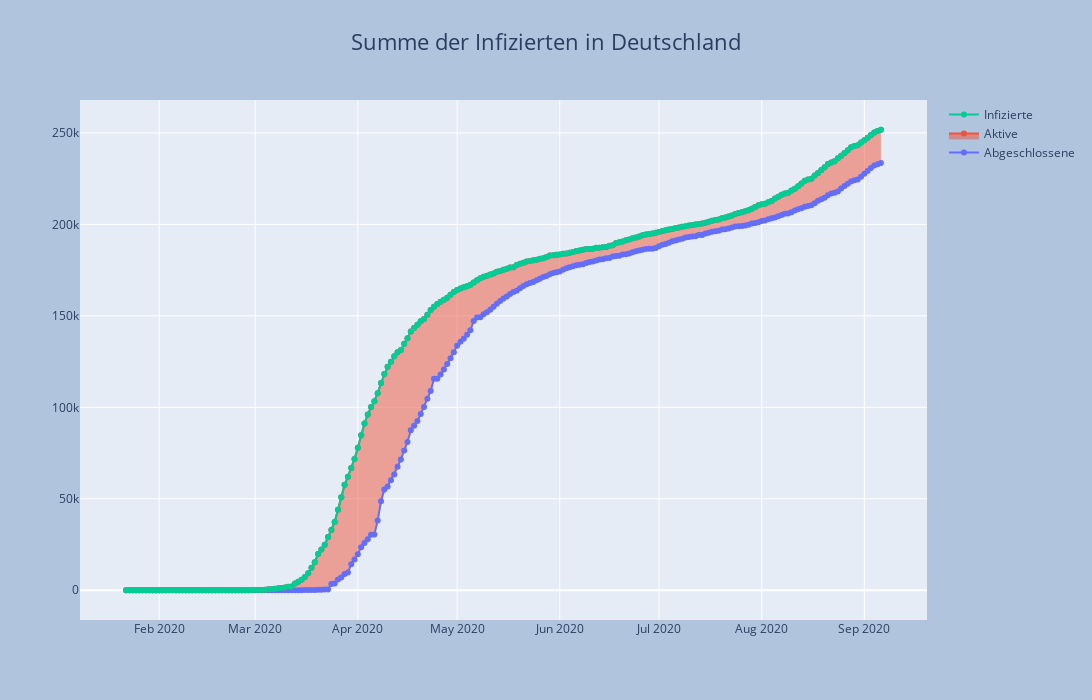

Notebook code cell kept with this figure:
### Markdown cell above
Die Anzahl der Infizierten Personen und Deutschland ist abhämgig von der Anzahl der getesteten Personen in Deutschland.

### Code cell
fig = go.Figure()
fig.add_trace(go.Scatter(x=df['datum'], y=df['gesundet']+df['tote'], mode='lines+markers', name='Abgeschlossene'))
fig.add_trace(go.Scatter(x=df['datum'], y=df['infiziert'], mode='lines+markers', name='Aktive', fill='tonexty'))
fig.add_trace(go.Scatter(x=df['datum'], y=df['infiziert'], mode='lines+markers', name='Infizierte'))
fig = plot_layout(fig, 'Summe der Infizierten in Deutschland')
fig.show()

### Figure 1 — Plotly figure (JSON) as saved in the notebook; plotly's stock layout.template omitted (floating-point values rounded to 4 significant figures; data arrays with more than 128 entries replaced by an {"elided": "..."} marker saying what was removed)
{"data": [{"mode": "lines+markers", "name": "Abgeschlossene", "type": "scatter", "x": {"elided": "229 str values"}, "y": {"elided": "229 int values"}}, {"fill": "tonexty", "mode": "lines+markers", "name": "Aktive", "type": "scatter", "x": {"elided": "229 str values"}, "y": {"elided": "229 int values"}}, {"mode": "lines+markers", "name": "Infizierte", "type": "scatter", "x": {"elided": "229 str values"}, "y": {"elided": "229 int values"}}], "layout": {"autosize": false, "height": 700, "hovermode": "x", "paper_bgcolor": "LightSteelBlue", "title": {"font": {"size": 22}, "text": "Summe der Infizierten in Deutschland", "x": 0.5, "xanchor": "center", "y": 0.95}, "width": 1300}}
